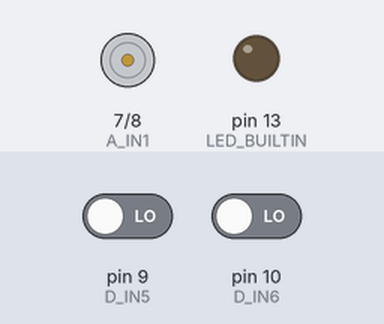
The sketch below on a simulated Arduino Uno, built with avr-gcc and run on an emulated ATmega328P. Shown: motor-driver pin pairs drawn as motors (green arrow = first pin HIGH = forward, orange = second pin HIGH = backward, longer = more drive, scaled by the enable pin), output pins drawn as LEDs (lit = HIGH). Inputs (shaded band) come from the test bench; at power-on: pin 9 (D_IN5) LOW, pin 10 (D_IN6) LOW.

Above: at 2.8 s.
2.9 s: pin 9 (D_IN5) driven HIGH
At 4.8 s:
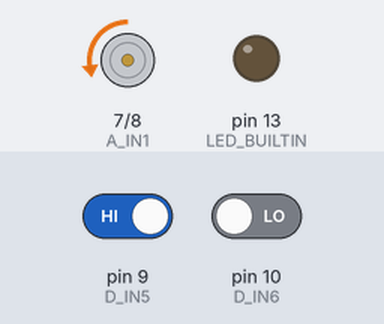
7.0 s: pin 10 (D_IN6) driven HIGH
At 7.3 s:
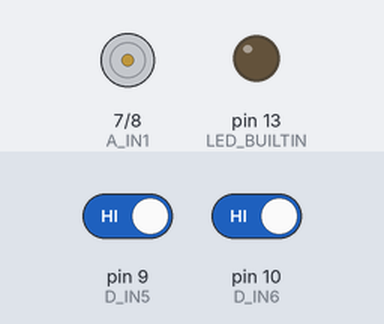
8.5 s: pin 9 (D_IN5) driven LOW
At 10.3 s:
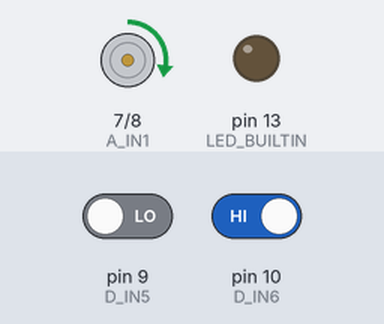
12.6 s: pin 10 (D_IN6) driven LOW
At 14.3 s:
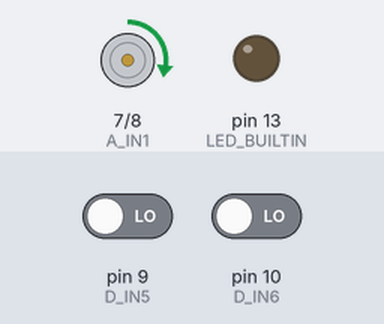
Timing chart, 0 to 16.0 s (numbered marks = the images above; inputs shaded):
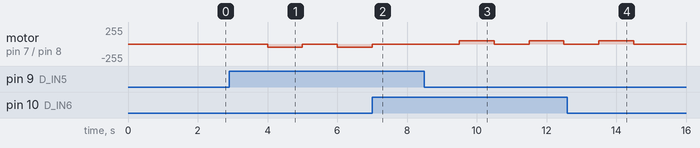

The sketch:

RCsteeringControl.ino
```cpp
//This code has the infrastructure for

// Drive system constants
#define PWMA  6   // Motor 1 (LEFT)
#define A_IN1   7
#define A_IN2   8
#define D_IN5   9
#define D_IN6   10

#define CW  1
#define CCW 0

int dVal5 = 0;
int dVal6 = 0;
///////////////////////////////////////////////////////////////////////////////////////////////////////////////////////////////////
// State definitions
#define state_Default 0 //drive straight
#define state_TurnRight 1
#define state_TurnLeft 2

int state = state_Default;

// the setup function runs once when you press reset or power the board
void setup() {
  // initialize digital pin LED_BUILTIN as an output.
  pinMode(LED_BUILTIN, OUTPUT);
  pinMode(PWMA, OUTPUT);
  pinMode(A_IN1, OUTPUT);
  pinMode(A_IN2, OUTPUT);
  pinMode(D_IN5, INPUT);
  pinMode(D_IN6, INPUT);
  analogWrite(PWMA, 0.2*255);
  digitalWrite(A_IN1, LOW);
  digitalWrite(A_IN2, LOW);
  //Starts in default state
  state = state_Default;
}


// the loop function runs over and over again forever
void loop() {
  switch (state){
    case state_Default:   //default is to go straight
         handleDefault();
         dVal5 = digitalRead(D_IN5);
         dVal6 = digitalRead(D_IN6);
         if (dVal6 == HIGH && dVal5 == LOW) {
         state = state_TurnRight;
         delay(1000);// for testing- will add time from decision making
         }
         else if (dVal6 == LOW && dVal5 == HIGH){
          state = state_TurnLeft;
         delay(1000);// for testing- will add time from decision making
         }
         else if (dVal6 == LOW && dVal5 == LOW){
          state = state_Default;
          delay(1000);// for testing- will add time from decision making
         }
         break;
    case state_TurnRight:
         handleTurnRight();
         delay(1000);// for testing- will add time from decision making
         state= state_Default;
         break;
    case state_TurnLeft:
         handleTurnLeft();
         delay(1000);// for testing- will add time from decision making
         state = state_Default;
         break;
  }
}


//Function definitions
void handleDefault(void){
  digitalWrite(A_IN1, LOW);
  digitalWrite(A_IN2, LOW);
}

void handleTurnRight(void){
  digitalWrite(A_IN1, HIGH);
  digitalWrite(A_IN2, LOW);

}

void handleTurnLeft(void){
  digitalWrite(A_IN1, LOW);
  digitalWrite(A_IN2, HIGH);
}
```

Measured:
- after the input at 2.9 s, motor on pin 7 (A_IN1) / pin 8 (A_IN2): stopped → backward 51/255 after 1.1 s, → stopped 1.0 s later, → backward 51/255 1.0 s later
- after the input at 7.0 s, motor on pin 7 (A_IN1) / pin 8 (A_IN2): goes on until 7.0 s, then stays stopped
- after the input at 8.5 s, motor on pin 7 (A_IN1) / pin 8 (A_IN2): alternates forward 51/255 for 1.0 s and stopped for 1.0 s, starting after 1.0 s
- after the input at 12.6 s, motor on pin 7 (A_IN1) / pin 8 (A_IN2): goes on until 14.5 s, then stays stopped
